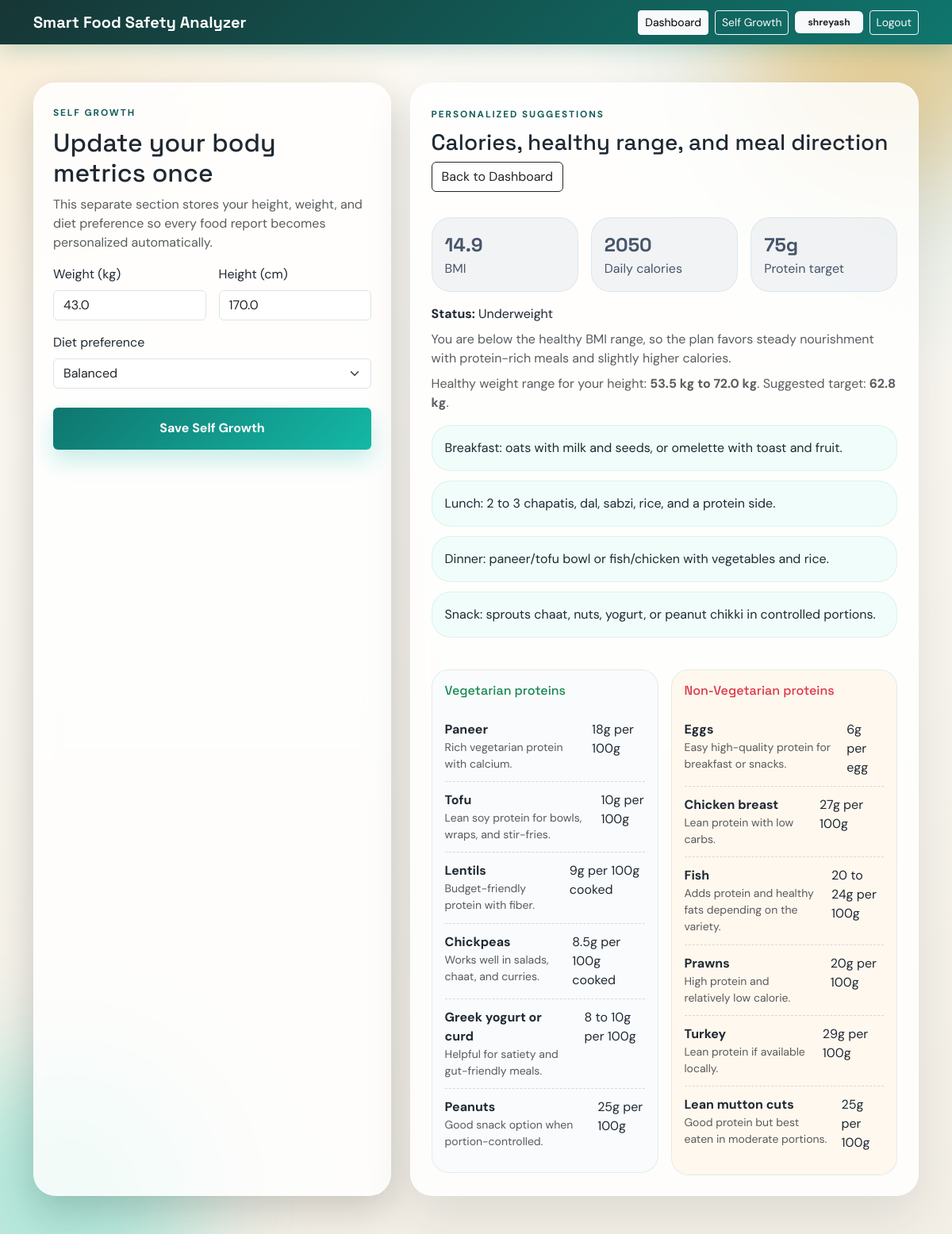
The page /self-growth/ (signed in) on the database its author committed.
### analyzer/models.py (models this page shows, shortened)
class UserWellnessProfile(models.Model):
    user = models.OneToOneField(settings.AUTH_USER_MODEL, on_delete=models.CASCADE, related_name='wellness_profile')
    weight_kg = models.FloatField(null=True, blank=True)
    height_cm = models.FloatField(null=True, blank=True)
    diet_preference = models.CharField(max_length=20, default='balanced')
    bmi = models.FloatField(null=True, blank=True)
    bmi_status = models.CharField(max_length=60, blank=True)
    healthy_weight_min = models.FloatField(null=True, blank=True)
    healthy_weight_max = models.FloatField(null=True, blank=True)
    target_weight = models.FloatField(null=True, blank=True)
    daily_calories = models.PositiveIntegerField(null=True, blank=True)
    protein_target_g = models.PositiveIntegerField(null=True, blank=True)
    wellness_summary = models.TextField(blank=True)
    meal_plan = models.TextField(blank=True)
    updated_at = models.DateTimeField(auto_now=True)

### analyzer/views.py (the view, shortened to what this page needs)
# urls.py: path('self-growth/', views.self_growth, name='self_growth'),
@login_required
def self_growth(request):
    profile, _ = UserWellnessProfile.objects.get_or_create(user=request.user)
    form = SelfGrowthForm(request.POST or None, instance=profile)
    context = {
        'form': form,
        'profile': profile,
        'meal_plan_items': [item.strip() for item in profile.meal_plan.split('||') if item.strip()],
        'protein_data': protein_sources(),
        'cloud': cloud_summary(),
    }
    return render(request, 'analyzer/self_growth.html', context)

### analyzer/forms.py (shortened to what this page needs)
class SelfGrowthForm(forms.ModelForm):
    class Meta:
        model = UserWellnessProfile
        fields = ('weight_kg', 'height_cm', 'diet_preference')
        widgets = {
            'weight_kg': forms.NumberInput(attrs={'class': 'form-control', 'placeholder': 'Example: 68'}),
            'height_cm': forms.NumberInput(attrs={'class': 'form-control', 'placeholder': 'Example: 170'}),
            'diet_preference': forms.Select(attrs={'class': 'form-select'}, choices=AnalysisRecord.DIET_CHOICES),
        }

### analyzer/services.py (called while the page is built)
def protein_sources():
    return {
        'veg': VEG_PROTEIN_SOURCES,
        'non_veg': NON_VEG_PROTEIN_SOURCES,
    }

def cloud_summary():
    provider = settings.CLOUD_STORAGE_PROVIDER.lower()
    ocr_provider = settings.OCR_PROVIDER.lower()
    storage_label = {
        'firebase': 'Firebase Storage',
        'aws_s3': 'AWS S3',
        'local': 'Local media storage',
    }.get(provider, provider.title())
    ocr_label = {
        'google_vision': 'Google Vision API',
        'tesseract': 'Tesseract OCR',
    }.get(ocr_provider, ocr_provider.title())
    return {
        'storage': storage_label,
        'ocr': ocr_label,
        'storage_provider': provider,
        'ocr_provider': ocr_provider,
    }

### templates/analyzer/self_growth.html (shortened to what this page needs)
{% extends 'base.html' %}
{% block content %}
<section class="py-5">
    <div class="container">
        <div class="row g-4">
            <div class="col-lg-5">
                <div class="glass-card p-4 shadow-lg h-100">
                    <span class="eyebrow">Self Growth</span>
                    <h1 class="h2 mt-2">Update your body metrics once</h1>
                    <p class="text-muted">This separate section stores your height, weight, and diet preference so every food report becomes personalized automatically.</p>
                    <form method="post">
                        <div class="row g-3">
                            <div class="col-md-6"><label class="form-label">Weight (kg)</label>{{ form.weight_kg }}</div>
                            <div class="col-md-6"><label class="form-label">Height (cm)</label>{{ form.height_cm }}</div>
                            <div class="col-12"><label class="form-label">Diet preference</label>{{ form.diet_preference }}</div>
                        </div>
                        <button type="submit" class="btn btn-accent w-100 mt-4">Save Self Growth</button>
                    </form>
                </div>
            </div>
            <div class="col-lg-7">
                <div class="section-card h-100">
                    <div class="d-flex justify-content-between align-items-center flex-wrap gap-2">
                        <div>
                            <span class="eyebrow">Personalized suggestions</span>
                            <h2 class="h3 mt-2 mb-0">Calories, healthy range, and meal direction</h2>
                        </div>
                        <a href="{% url 'analyzer:dashboard' %}" class="btn btn-outline-dark">Back to Dashboard</a>
                    </div>
                    {% if profile.bmi %}
                    <div class="row g-3 mt-3">
                        <div class="col-md-4"><div class="metric-box neutral-box"><div class="metric-count small-count">{{ profile.bmi }}</div><div>BMI</div></div></div>
                        <div class="col-md-4"><div class="metric-box neutral-box"><div class="metric-count small-count">{{ profile.daily_calories }}</div><div>Daily calories</div></div></div>
                        <div class="col-md-4"><div class="metric-box neutral-box"><div class="metric-count small-count">{{ profile.protein_target_g }}g</div><div>Protein target</div></div></div>
                    </div>
                    <p class="mt-3 mb-2"><strong>Status:</strong> {{ profile.bmi_status }}</p>
                    <p class="text-muted mb-2">{{ profile.wellness_summary }}</p>
                    <p class="text-muted mb-3">Healthy weight range for your height: <strong>{{ profile.healthy_weight_min }} kg to {{ profile.healthy_weight_max }} kg</strong>. Suggested target: <strong>{{ profile.target_weight }} kg</strong>.</p>
                    <div class="meal-list">{% for item in meal_plan_items %}<div class="meal-item">{{ item }}</div>{% endfor %}</div>
                    {% else %}
                    <p class="text-muted mt-4 mb-0">Enter your height and weight to unlock calorie recommendations and meal suggestions.</p>
                    {% endif %}
                    <div class="row g-3 mt-4">
                        <div class="col-md-6"><div class="protein-panel"><h3 class="h6 text-success mb-3">Vegetarian proteins</h3>{% for item in protein_data.veg %}<div class="protein-detail-row"><div><strong>{{ item.name }}</strong><div class="small text-muted">{{ item.benefit }}</div></div><span>{{ item.protein }}</span></div>{% endfor %}</div></div>
                        <div class="col-md-6"><div class="protein-panel warm"><h3 class="h6 text-danger mb-3">Non-Vegetarian proteins</h3>{% for item in protein_data.non_veg %}<div class="protein-detail-row"><div><strong>{{ item.name }}</strong><div class="small text-muted">{{ item.benefit }}</div></div><span>{{ item.protein }}</span></div>{% endfor %}</div></div>
                    </div>
                </div>
            </div>
        </div>
    </div>
</section>
{% endblock %}

### templates/base.html (shortened to what this page needs)
{% load static %}
<!DOCTYPE html>
<html lang="en">
<head>
    <link href="https://cdn.jsdelivr.net/npm/bootstrap@5.3.3/dist/css/bootstrap.min.css" rel="stylesheet">
    <link rel="stylesheet" href="{% static 'css/styles.css' %}">
</head>
<body>
    <div class="page-orb orb-one"></div>
    <div class="page-orb orb-two"></div>
    <nav class="navbar navbar-expand-lg navbar-dark topbar">
        <div class="container">
            <a class="navbar-brand fw-bold" href="{% url 'analyzer:landing' %}">Smart Food Safety Analyzer</a>
            <div class="d-flex align-items-center gap-2 ms-auto flex-wrap">
                {% if request.user.is_authenticated %}
                <a class="btn btn-sm btn-light" href="{% url 'analyzer:dashboard' %}">Dashboard</a>
                <a class="btn btn-sm btn-outline-light" href="{% url 'analyzer:self_growth' %}">Self Growth</a>
                <span class="badge bg-light text-dark px-3 py-2">{{ request.user.first_name|default:request.user.username }}</span>
                <a class="btn btn-sm btn-outline-light" href="{% url 'analyzer:logout' %}">Logout</a>
                {% else %}
                <a class="btn btn-sm btn-outline-light" href="{% url 'analyzer:login' %}">Login</a>
                <a class="btn btn-sm btn-light" href="{% url 'analyzer:register' %}">Create Account</a>
                {% endif %}
            </div>
        </div>
    </nav>
    {% block content %}{% endblock %}
</body>
</html>

### static/css/styles.css (style rules this page uses)
:root { --bg: #f7f4ee; --surface: rgba(255, 255, 255, 0.84); --surface-strong: rgba(255, 255, 255, 0.94); --ink: #1f2933; --muted: #677281; --accent: #0f766e; --accent-dark: #115e59; --accent-soft: #d9f3ef; --warm: #f59e0b; --danger: #dc2626; --safe: #15803d; --slate: #475569; --card-shadow: 0 24px 60px rgba(31, 41, 51, 0.10); }
body { font-family: 'DM Sans', sans-serif; background: radial-gradient(circle at top left, rgba(245, 158, 11, 0.12), transparent 28%), radial-gradient(circle at top right, rgba(15, 118, 110, 0.18), transparent 24%), linear-gradient(180deg, #fcfaf5 0%, #f3efe6 100%); color: var(--ink); min-height: 100vh; overflow-x: hidden; }
.page-orb { position: fixed; width: 340px; height: 340px; border-radius: 50%; filter: blur(70px); opacity: 0.35; pointer-events: none; z-index: 0; }
.orb-one { background: #f59e0b; top: -120px; right: -80px; }
.orb-two { background: #2dd4bf; bottom: -120px; left: -90px; }
body > * { position: relative; z-index: 1; }
h1, h2, h3, h4, .navbar-brand { font-family: 'Space Grotesk', sans-serif; }
.topbar { background: linear-gradient(135deg, #163635, #0f766e); box-shadow: 0 8px 28px rgba(15, 118, 110, 0.22); }
.eyebrow { display: inline-block; text-transform: uppercase; letter-spacing: 0.16em; font-size: 0.74rem; color: var(--accent-dark); font-weight: 700; }
.glass-card, .section-card, .score-panel { background: var(--surface); border: 1px solid rgba(255, 255, 255, 0.72); border-radius: 28px; backdrop-filter: blur(14px); box-shadow: var(--card-shadow); }
.section-card, .score-panel { padding: 1.6rem; }
.wellness-box, .protein-panel { padding: 1rem; background: rgba(248, 250, 252, 0.82); border-radius: 22px; border: 1px solid rgba(15, 118, 110, 0.10); }
.protein-panel.warm { background: rgba(255, 247, 237, 0.88); }
.btn-accent { background: linear-gradient(135deg, var(--accent), #14b8a6); color: #fff; border: none; padding: 0.9rem 1.2rem; font-weight: 700; box-shadow: 0 14px 28px rgba(20, 184, 166, 0.24); }
.product-picker-card, .architecture-step, .metric-box, .timeline-item, .text-box, .result-product-visual, .meal-item { border-radius: 24px; background: rgba(255, 255, 255, 0.78); border: 1px solid rgba(15, 118, 110, 0.09); }
.product-picker-card, .architecture-step, .metric-box, .text-box, .meal-item, .result-product-visual { padding: 1rem; }
.neutral-box { background: rgba(148, 163, 184, 0.12); color: var(--slate); }
.score-value, .metric-count { font-family: 'Space Grotesk', sans-serif; font-weight: 700; }
.metric-count { font-size: 2rem; }
.metric-count.small-count { font-size: 1.5rem; }
.protein-row, .protein-detail-row { display: flex; justify-content: space-between; gap: 1rem; padding: 0.7rem 0; border-bottom: 1px dashed rgba(100, 116, 139, 0.25); }
.protein-row:last-child, .protein-detail-row:last-child { border-bottom: 0; }
.meal-list { display: grid; gap: 0.75rem; }
.meal-item { background: rgba(240, 253, 250, 0.9); }

### rows shown on the page
UserWellnessProfile: weight_kg "43.0", height_cm "170.0", diet_preference "Balanced", bmi "14.9", daily_calories "2050", protein_target_g "75", bmi_status "Underweight", wellness_summary "You are below the healthy BMI range, so the plan favors steady nourishment with protein-rich meals and slightly higher calories.", healthy_weight_min "53.5", healthy_weight_max "72.0", target_weight "62.8"

### other values the page prints
{{ request.user.first_name|default:request.user.username }} "shreyash"
{{ item }} "Breakfast: oats with milk and seeds, or omelette with toast and fruit." "Lunch: 2 to 3 chapatis, dal, sabzi, rice, and a protein side." "Dinner: paneer/tofu bowl or fish/chicken with vegetables and rice." "Snack: sprouts chaat, nuts, yogurt, or peanut chikki in controlled portions."
{{ item.name }} "Paneer" "Tofu" "Lentils" "Chickpeas" "Greek yogurt or curd" "Peanuts"
{{ item.benefit }} "Rich vegetarian protein with calcium." "Lean soy protein for bowls, wraps, and stir-fries." "Budget-friendly protein with fiber." "Works well in salads, chaat, and curries." "Helpful for satiety and gut-friendly meals." "Good snack option when portion-controlled."
{{ item.protein }} "18g per 100g" "10g per 100g" "9g per 100g cooked" "8.5g per 100g cooked" "8 to 10g per 100g" "25g per 100g"
{{ item.name }} "Eggs" "Chicken breast" "Fish" "Prawns" "Turkey" "Lean mutton cuts"
{{ item.benefit }} "Easy high-quality protein for breakfast or snacks." "Lean protein with low carbs." "Adds protein and healthy fats depending on the variety." "High protein and relatively low calorie." "Lean protein if available locally." "Good protein but best eaten in moderate portions."
{{ item.protein }} "6g per egg" "27g per 100g" "20 to 24g per 100g" "20g per 100g" "29g per 100g" "25g per 100g"
